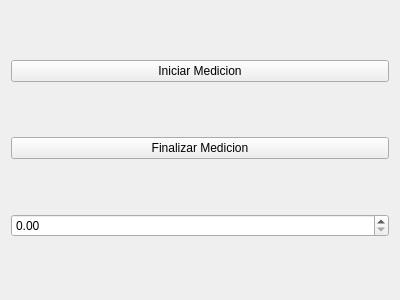
<?xml version="1.0" encoding="UTF-8"?>
<ui version="4.0">
 <class>Form</class>
 <widget class="QWidget" name="Form">
  <property name="geometry">
   <rect>
    <x>0</x>
    <y>0</y>
    <width>400</width>
    <height>300</height>
   </rect>
  </property>
  <property name="windowTitle">
   <string>Form</string>
  </property>
  <layout class="QVBoxLayout" name="verticalLayout">
   <item>
    <widget class="QPushButton" name="start_button">
     <property name="text">
      <string>Iniciar Medicion</string>
     </property>
    </widget>
   </item>
   <item>
    <widget class="QPushButton" name="stop_button">
     <property name="text">
      <string>Finalizar Medicion</string>
     </property>
    </widget>
   </item>
   <item>
    <widget class="QDoubleSpinBox" name="temperature"/>
   </item>
  </layout>
 </widget>
 <resources/>
 <connections/>
</ui>
